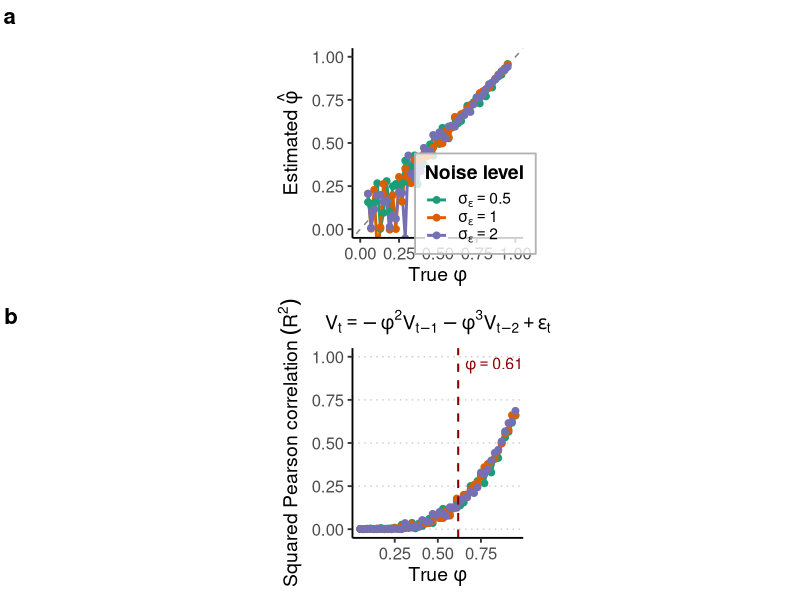
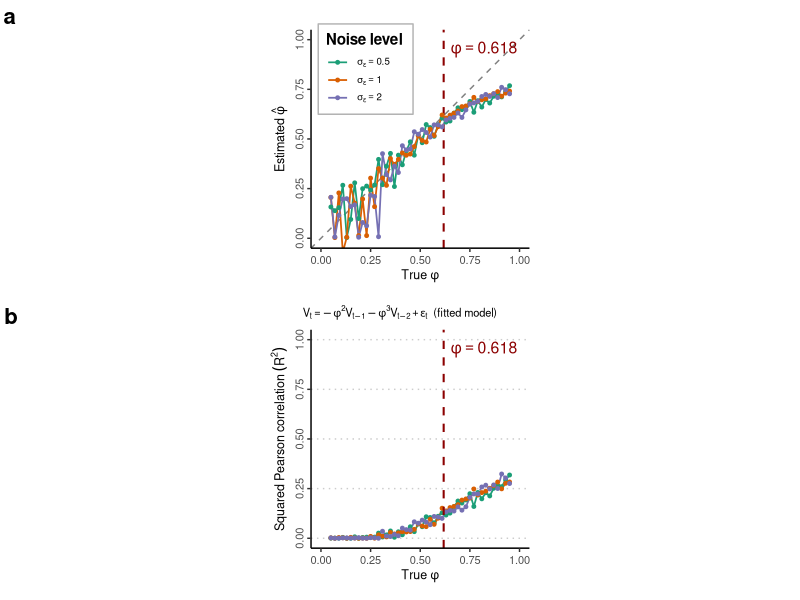
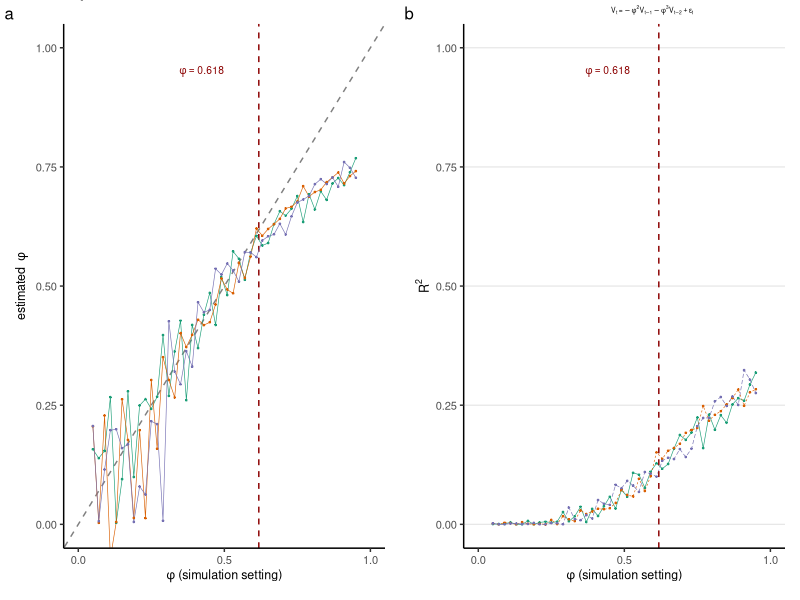
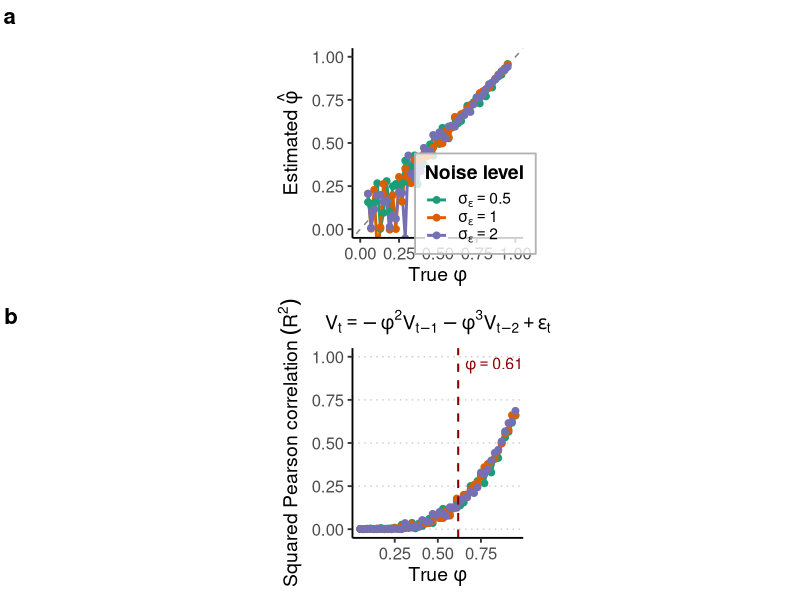
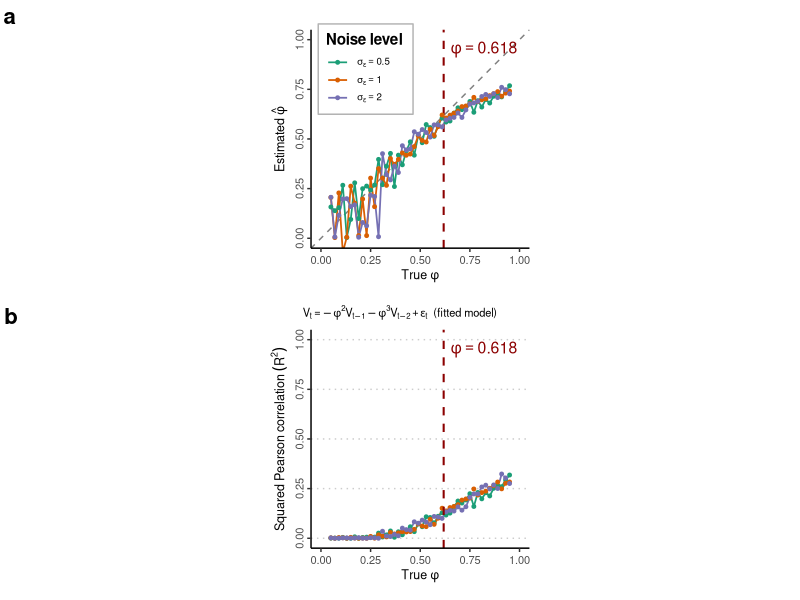
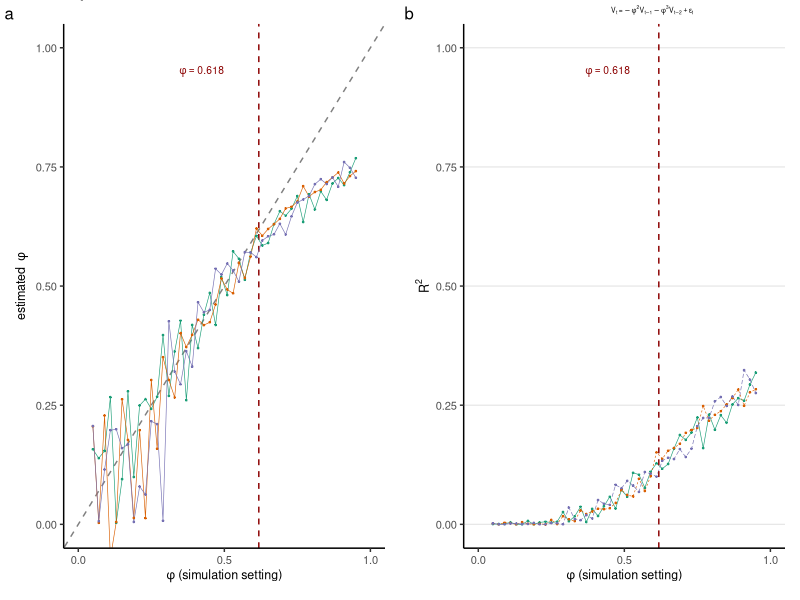

Source code (R) for these figures, in order:


library(ggplot2)

theme_set(theme_classic())
theme_update(panel.border=element_blank(),
             plot.title=element_text(size=rel(8/11),hjust=0.5),
             plot.title.position="plot",
             axis.text=element_text(size=rel(8/11)),
             axis.text.y=element_text(angle=90,hjust=0.5),
             axis.title=element_text(size=rel(9/11)),
             axis.title.x=element_text(hjust=0.5),
             axis.title.y=element_text(hjust=0.5),
             plot.margin=unit(c(0.05,0.15,0.15,0.15),"in"),
             legend.title=element_blank(),
             legend.background = element_rect(colour = NA,fill = NA),
             legend.key.size = unit(8, "pt"),
             legend.key.height = unit(8, "pt"),
             legend.text=element_text(size=rel(7/11))
)


###############################################################

library(ggplot2)
library(dplyr)
library(cowplot)
library(scales)
library(grid)

set.seed(20230703)

#----------------------------------------------------------
# Simulation parameters
#----------------------------------------------------------

n         <- 10
n_sim     <- 100
phi_grid  <- seq(0.05,0.95,by=0.02)
sigma_vec <- c(0.5,1,2)

results <- expand.grid(
  phi_true = phi_grid,
  sigma_eps = sigma_vec,
  phi_est = NA,
  r_sq = NA
)

for(s_idx in seq_along(sigma_vec)){

  sigma_eps <- sigma_vec[s_idx]

  for(i in seq_along(phi_grid)){

    phi_true <- phi_grid[i]

    pool_df <- data.frame(
      V3=numeric(0),
      V2=numeric(0),
      V1=numeric(0)
    )

    for(sim in 1:n_sim){

      V <- numeric(n)

      eps <- rnorm(n,sd=sigma_eps)

      V[1] <- eps[1]
      V[2] <- -phi_true^2*V[1] + eps[2]

      for(t in 3:n){
        V[t] <- -phi_true^2*V[t-1] -
          phi_true^3*V[t-2] +
          eps[t]
      }

      pool_df <- rbind(
        pool_df,
        data.frame(
          V3=V[3:n],
          V2=V[2:(n-1)],
          V1=V[1:(n-2)]
        )
      )
    }

    model <- tryCatch(

      nls(
        V3 ~ -phi^2*V2 - phi^3*V1,
        data=pool_df,
        start=list(phi=phi_true),
        control=nls.control(
          maxiter=200,
          warnOnly=TRUE)
      ),

      error=function(e) NULL
    )

    idx <- which(results$phi_true==phi_true &
                   results$sigma_eps==sigma_eps)

    if(is.null(model)){

      results$phi_est[idx] <- NA
      results$r_sq[idx] <- NA

    }else{

      phi_est <- coef(model)[["phi"]]

      fitted_vals <- predict(model)

      r_sq <- cor(pool_df$V3,fitted_vals)^2

      results$phi_est[idx] <- phi_est
      results$r_sq[idx] <- r_sq
    }
  }
}

#----------------------------------------------------------
# Factors
#----------------------------------------------------------

results$sigma_eps <- factor(
  results$sigma_eps,
  levels=sigma_vec,
  labels=c(
    "sigma[epsilon]==0.5",
    "sigma[epsilon]==1",
    "sigma[epsilon]==2"
  )
)

#----------------------------------------------------------
# Colors
#----------------------------------------------------------

cols <- c(
  "#1b9e77",
  "#d95f02",
  "#7570b3"
)

#----------------------------------------------------------
# Common theme
#----------------------------------------------------------

base_theme <- theme_classic(base_size=14) +
  theme(
    plot.title=element_text(
      hjust=.5,
      size=14
    ),
    axis.title=element_text(size=14),
    axis.text=element_text(size=12)
  )

#----------------------------------------------------------
# Panel A
#----------------------------------------------------------

p1 <- ggplot(
  results,
  aes(phi_true,
      phi_est,
      colour=sigma_eps)
)+

  geom_abline(
    slope=1,
    intercept=0,
    linetype="dashed",
    colour="grey50"
  )+

  geom_line(linewidth=1)+

  geom_point(size=2)+

  scale_color_manual(
    values=cols,
    labels=label_parse()
  )+

  coord_fixed(
    xlim=c(0,1),
    ylim=c(0,1)
  )+

  labs(
    title=" ",
    x=expression(True~phi),
    y=expression(Estimated~hat(phi)),
    colour="Noise level"
  )+

  base_theme+

  theme(

    legend.position=c(.72,.18),

    legend.background=
      element_rect(
        fill=alpha("white",0.8),
        colour="grey70"
      ),

    legend.title=
      element_text(face="bold"),

    legend.key.height=
      unit(.45,"cm"),

    legend.key.width=
      unit(.6,"cm")
  )

#----------------------------------------------------------
# Panel B
#----------------------------------------------------------

p2 <- ggplot(
  results,
  aes(phi_true,
      r_sq,
      colour=sigma_eps,
      linetype=sigma_eps)
)+

  geom_hline(
    yintercept=seq(0,1,.25),
    colour="grey80",
    linetype="dotted",
    linewidth=.5
  )+

  geom_line(linewidth=1)+

  geom_point(size=2)+

  geom_vline(
    xintercept=.618,
    colour="darkred",
    linetype="dashed",
    linewidth=.7
  )+

  annotate(
    "text",
    x=.618,
    y=.95,
    label="phi == 0.618",
    parse=TRUE,
    colour="darkred",
    size=4,
    hjust=-0.1
  )+

  scale_color_manual(
    values=cols,
    labels=label_parse()
  )+

  scale_linetype_discrete(
    labels=label_parse()
  )+

  coord_fixed(
    ylim=c(0,1)
  )+

  labs(
    title=expression(
      V[t]==-phi^2*V[t-1]-phi^3*V[t-2]+epsilon[t]
    ),
    x=expression(True~phi),
    y=expression(Squared~Pearson~correlation~(R^2))
  )+

  base_theme+

  theme(
    legend.position="none"
  )

#----------------------------------------------------------
# Combine
#----------------------------------------------------------

final_plot <- plot_grid(
  p1,
  p2,
  ncol=1,
  align="hv",
  axis="lr",
  rel_heights=c(1,1),
  labels=c("a","b"),
  label_size=16,
  hjust=-0.3
)

#----------------------------------------------------------
# Save
#----------------------------------------------------------

ggsave(
  "E:/canalizationENV/figs/damped_system_three_generation.pdf",
  final_plot,
  width=5,
  height=9.5,
  device="pdf"
)

print(final_plot)


###############################################################

library(ggplot2)
library(dplyr)
library(cowplot)
library(scales)
set.seed(20230703)

#----------------------------------------------------------
# Simulation parameters
#----------------------------------------------------------
n         <- 10
n_sim     <- 100
phi_grid  <- seq(0.05, 0.95, by = 0.02)
sigma_vec <- c(0.5, 1, 2)

results <- expand.grid(phi_true = phi_grid, sigma_eps = sigma_vec,
                       phi_est = NA, R2 = NA, R = NA)

for (s_idx in seq_along(sigma_vec)) {
  sigma_eps <- sigma_vec[s_idx]
  
  for (i in seq_along(phi_grid)) {
    phi_true <- phi_grid[i]
    
    pool_df <- data.frame(V3 = numeric(0), V2 = numeric(0), V1 = numeric(0))
    
    for (sim in 1:n_sim) {
      V <- numeric(n)
      eps <- rnorm(n, sd = sigma_eps)
      
      V[1] <- eps[1]
      if (n >= 2) {
        V[2] <- -phi_true^2 * V[1] + eps[2]
      }
      if (n >= 3) {
        for (t in 3:n) {
          coeffs <- phi_true^(2:t)
          V[t] <- -sum(coeffs * rev(V[1:(t-1)])) + eps[t]
        }
      }
      
      triples <- data.frame(
        V3 = V[3:n],
        V2 = V[2:(n-1)],
        V1 = V[1:(n-2)]
      )
      pool_df <- rbind(pool_df, triples)
    }
    
    model <- tryCatch(
      nls(V3 ~ -phi^2 * V2 - phi^3 * V1,
          data = pool_df,
          start = list(phi = phi_true),
          control = nls.control(maxiter = 200, warnOnly = TRUE)),
      error = function(e) NULL
    )
    
    idx <- which(results$phi_true == phi_true & results$sigma_eps == sigma_eps)
    
    if (is.null(model)) {
      results$phi_est[idx] <- NA
      results$R2[idx]       <- NA
      results$R[idx]        <- NA
    } else {
      phi_est <- coef(model)[["phi"]]
      fitted_vals <- predict(model)
      r_val <- cor(pool_df$V3, fitted_vals)
      results$phi_est[idx] <- phi_est
      results$R2[idx]       <- r_val^2
      results$R[idx]        <- r_val
    }
  }
}

results$sigma_eps <- factor(results$sigma_eps,
                            levels = sigma_vec,
                            labels = c("sigma[epsilon]==0.5",
                                       "sigma[epsilon]==1",
                                       "sigma[epsilon]==2"))

cols <- c("#1b9e77", "#d95f02", "#7570b3")
base_theme <- theme_classic(base_size = 14) +
  theme(axis.title = element_text(size = 14),
        axis.text  = element_text(size = 12),
        plot.title = element_text(hjust = 0.5, size = 14))

# ---- Panel A: Parameter recovery ----
pA <- ggplot(results, aes(phi_true, phi_est, colour = sigma_eps)) +
  geom_abline(slope = 1, intercept = 0, linetype = "dashed", colour = "grey50") +
  geom_vline(xintercept = 0.618, colour = "darkred", linetype = "dashed", linewidth = 0.7) +
  annotate("text", x = 0.618, y = 0.95, label = "phi == 0.618",
           parse = TRUE, colour = "darkred", size = 4, hjust = -0.1) +
  geom_line(linewidth = 0.6) +           # thinner lines
  geom_point(size = 1.0) +               # smaller points
  scale_color_manual(values = cols, labels = label_parse()) +
  coord_fixed(xlim = c(0,1), ylim = c(0,1)) +
  labs(title = " ",
       x = expression(True~phi),
       y = expression(Estimated~hat(phi)),
       colour = "Noise level") +
  theme(legend.position = c(0.25, 0.82),
        legend.background = element_rect(fill = alpha("white", 0.8), colour = "grey70"),
        legend.title = element_text(face = "bold"),
        legend.key.height = unit(0.45, "cm"),
        legend.key.width  = unit(0.6, "cm"))

# ---- Panel B: Squared Pearson correlation (R²) ----
pB <- ggplot(results, aes(phi_true, R2, colour = sigma_eps, linetype = sigma_eps)) +
  geom_hline(yintercept = c(0, 0.25, 0.5, 0.75, 1),
             colour = "grey80", linetype = "dotted", linewidth = 0.5) +
  geom_line(linewidth = 0.6) +
  geom_point(size = 1.0) +
  geom_vline(xintercept = 0.618, colour = "darkred", linetype = "dashed", linewidth = 0.7) +
  annotate("text", x = 0.618, y = 0.95, label = "phi == 0.618",
           parse = TRUE, colour = "darkred", size = 4, hjust = -0.1) +
  scale_color_manual(values = cols, labels = label_parse()) +
  scale_linetype_discrete(labels = label_parse()) +
  coord_fixed(xlim = c(0,1), ylim = c(0,1)) +
  labs(title = expression(V[t] == -phi^2 * V[t-1] - phi^3 * V[t-2] + epsilon[t] ~~ "(fitted model)"),
       x = expression(True~phi),
       y = expression(Squared~Pearson~correlation~(R^2))) +
  theme(legend.position = "none")

# ---- Combine ----
final_plot <- plot_grid(pA, pB, 
                        ncol = 1,
                        align = "hv",
                        axis = "lr",
                        rel_heights = c(1, 1),
						rel_widths=c(1,1),
                        labels = c("a", "b"),
                        label_size = 16,
                        hjust = -0.3)

ggsave("E:/canalizationENV/figs/damped_system_all_generation.pdf",
       final_plot, width = 4.5, height = 9, device = "pdf")
print(final_plot)

#################################################

library(ggplot2)
library(dplyr)
library(cowplot)
library(scales)
library(grid)

#----------------------------------------------------------
# THEME
#----------------------------------------------------------
theme_set(theme_classic())

theme_update(
  panel.border = element_blank(),
  plot.title = element_text(size = rel(8/11), hjust = 0.5),
  plot.title.position = "plot",
  axis.text = element_text(size = rel(8/11)),
  axis.text.y = element_text(angle = 0),   # ✔ ensures horizontal y-axis text (global)
  axis.title = element_text(size = rel(9/11)),
  axis.title.x = element_text(hjust = 0.5),
  axis.title.y = element_text(hjust = 0.5),
  plot.margin = unit(c(0.05,0.15,0.15,0.15),"in"),
  legend.background = element_blank(),
  legend.key.size = unit(8, "pt"),
  legend.key.height = unit(8, "pt"),
  legend.text = element_text(size = rel(7/11))
)

set.seed(20230703)



cols <- c("#1b9e77", "#d95f02", "#7570b3")

x_breaks <- c(0, 0.5, 1)
y_breaks <- c(0, 0.25, 0.5, 0.75, 1)

#----------------------------------------------------------
# PANEL A
#----------------------------------------------------------
p1 <- ggplot(results,
             aes(phi_true, phi_est, colour = sigma_eps)) +

  geom_abline(slope = 1, intercept = 0,
              linetype = "dashed",
              colour = "grey50") +

  # ✔ added vertical reference line (same as panel B)
  geom_vline(
    xintercept = 0.618,
    colour = "darkred",
    linetype = "dashed",
    linewidth = 0.5
  ) +
  annotate(
    "text",
    x = 0.5,
    y = 0.95,
    label = "italic(phi)==0.618",
    parse = TRUE,
    colour = "darkred",
    size = 2.6,
    hjust = 1
  ) +
  geom_line(linewidth = 0.22) +
  geom_point(size = 0.65, stroke = 0.2) +

  scale_color_manual(
    values = cols,
    name = "Noise level",
    labels = c(
      expression(sigma[epsilon] == 0.5),
      expression(sigma[epsilon] == 1),
      expression(sigma[epsilon] == 2)
    )
  ) +

  scale_x_continuous(breaks = x_breaks) +
  scale_y_continuous(breaks = y_breaks) +

  coord_cartesian(xlim = c(0,1), ylim = c(0,1)) +

  labs(
    x = expression(phi~"(simulation setting)"),
    y = expression("estimated "~phi)
  ) +

  theme(
    legend.position = c(-0.05, 1.15),
    legend.justification = c(0, 1),
    legend.title = element_text(size = rel(6/11)),
    legend.spacing.y = unit(0.12, "cm")
  )

#----------------------------------------------------------
# PANEL B
#----------------------------------------------------------
p2 <- ggplot(results,
             aes(phi_true, R2,
                 colour = sigma_eps,
                 linetype = sigma_eps)) +

  geom_line(linewidth = 0.22) +
  geom_point(size = 0.65, stroke = 0.2) +

  scale_color_manual(values = cols) +
  scale_linetype_discrete() +

  scale_x_continuous(breaks = x_breaks) +
  scale_y_continuous(breaks = y_breaks) +

  coord_cartesian(xlim = c(0,1), ylim = c(0,1)) +

  geom_vline(
    xintercept = 0.618,
    colour = "darkred",
    linetype = "dashed",
    linewidth = 0.5
  ) +

  annotate(
    "text",
    x = 0.52,
    y = 0.95,
    label = "italic(phi)==0.618",
    parse = TRUE,
    colour = "darkred",
    size = 2.6,
    hjust = 1
  ) +

  labs(
    x = expression(phi~"(simulation setting)"),
    y = expression(R^2),
    title = expression(V[t] == -phi^2*V[t-1] - phi^3*V[t-2] + epsilon[t])
  ) +

  theme(
    legend.position = "none",
    panel.grid.major.x = element_blank(),
    panel.grid.major.y = element_line(color = "grey90", linewidth = 0.4),
    panel.grid.minor = element_blank(),
    plot.title = element_text(size = rel(5/11), hjust = 0.68)
  )

#----------------------------------------------------------
# COMBINE
#----------------------------------------------------------
final_plot <- plot_grid(
  p1, p2,
  ncol = 2,
  align = "hv",
  axis = "tb",
  labels = c("a", "b"),
  label_size = 12,
  label_fontface = "plain"
)

#----------------------------------------------------------
# SAVE
#----------------------------------------------------------
ggsave(
  "E:/canalizationENV/figs/damped_system_for_publish.pdf",
  final_plot,
  width = 4,
  height = 2.1
)

print(final_plot)
